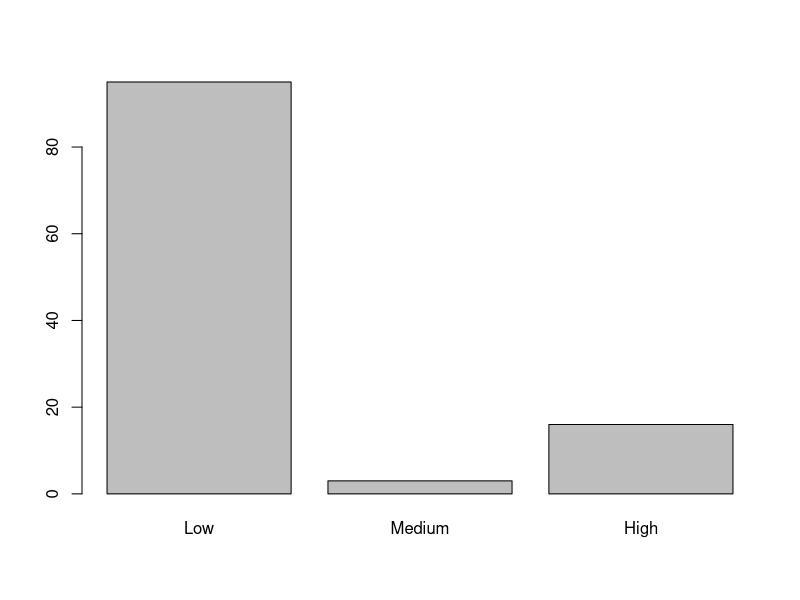
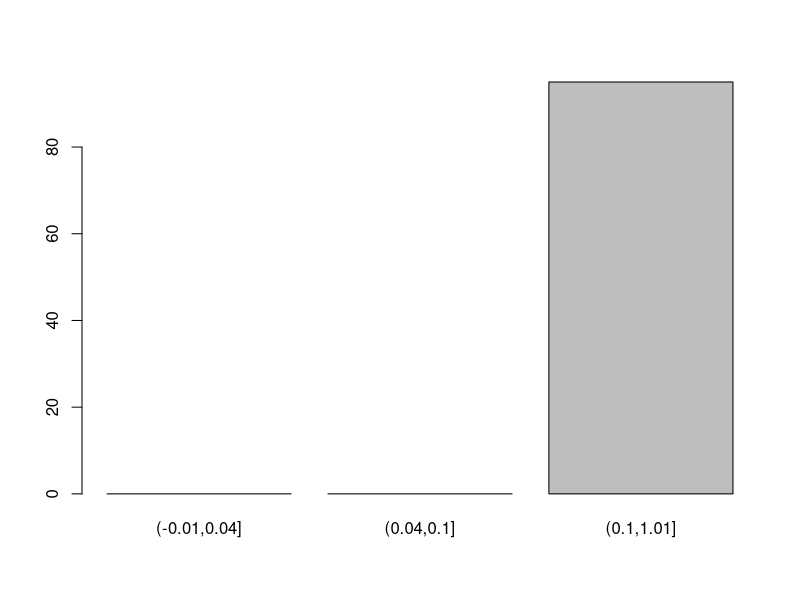

R code for these plots, in order:
## ---- chunk 1

library(readxl)
library(readr)
library(knitr)
library(tibble)
library(tidyr)
library(dplyr)

## ---- chunk 2
# Read Table 1, unit is Decare (1 Decare = 1k m^2)
sown.area <- read_excel("data.xls", range = "R6C1:R25C7")
t1.col.names <- read_excel("data.xls", range = "R3C2:R4C7")
colnames(sown.area) <- c("Year",t1.col.names[1,])

# Read Table 2, unit is Tonne
production <- read_excel("data.xls", range = "R27C1:R46C7")
t2.col.names <- read_excel("data.xls", range = "R3C2:R4C7")
colnames(production) <- c("Year",t1.col.names[1,])

# Tidy Table 1
tidy.sown.area <- sown.area %>% gather(Type, Area, `Wheat`:`Sugar beets`)
tidy.sown.area


# Tidy Table 2

tidy.production <- production %>% gather(Type, Tonnes, Wheat:`Sugar beets`)
tidy.production
## ---- chunk 3
merged <- merge(tidy.sown.area, tidy.production)
merged
## ---- chunk 4
merged[,5] <- c(merged$Tonnes / merged$Area)
colnames(merged)[5] <- c("Efficiency")
merged
## ---- chunk 5
rng <- merged[,5, drop = F] %>% apply(2, range)
rng <- rbind(rng, rng[2,] - rng[1,] )
rownames(rng) <- c("Min", "Max", "Range")
rng
## ---- chunk 6
scaled <- cbind(
  merged %>% select(-Efficiency),
  merged %>% select(Efficiency) %>% scale(center = rng["Min",], scale = rng["Range", ])
)
scaled
# merged[,5, drop=F] %>% apply(2, range)
## ---- chunk 7
discretized.range <- cut(merged$Efficiency, 3, labels = c("Low", "Medium", "High"))
range.table <- table(discretized.range)
barplot(range.table)
range.report <- tibble(Range = names(range.table), Count = range.table)
range.report
## ---- chunk 8
discretized.break <- cut(merged$Efficiency, breaks = c(-0.01, 0.04, 0.10, 1.01))
break.table <- table(discretized.break)
barplot(break.table)
break.report <- tibble(Break = names(break.table), Count = break.table)
break.report
## ---- chunk 9
# type.efficiency.table <- tibble(Type = colnames(sown.area)[-1])
label.appended <- merged %>% cbind(discretized.range)
colnames(label.appended)[ncol(label.appended)] <- c("Level")
label.appended
type.level.tibble <- label.appended %>% select(Type, Level)
type.level.tibble <- type.level.tibble %>% group_by(Level)

